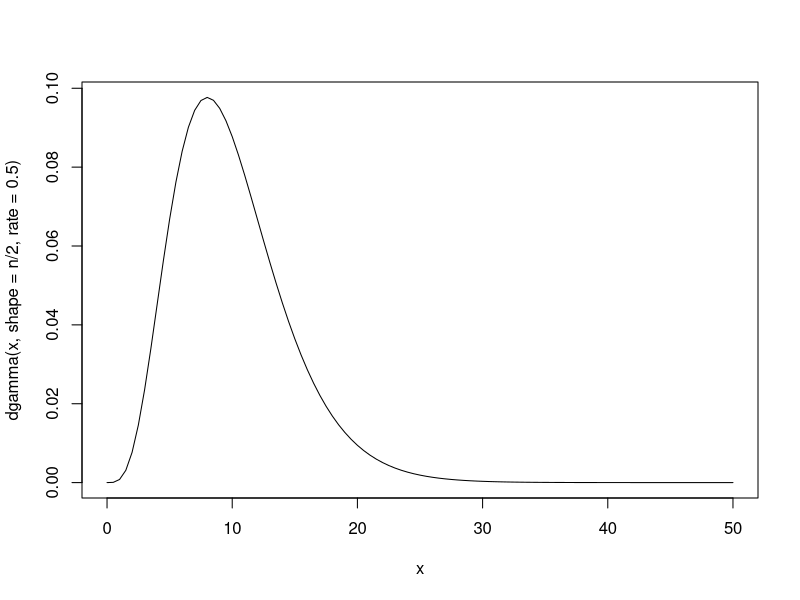

This chart was generated by the following R code:
# χ^2(n)
# χ^2(1) ~ Gamma(1/2, 1/2)
# χ^2(n) ~ Gamma(n/2, 1/2)
x <- (0L:50L) * 0.1
n <- 10
curve(dgamma(x, shape = n / 2, rate = 0.5), from = 0., to = 50)
